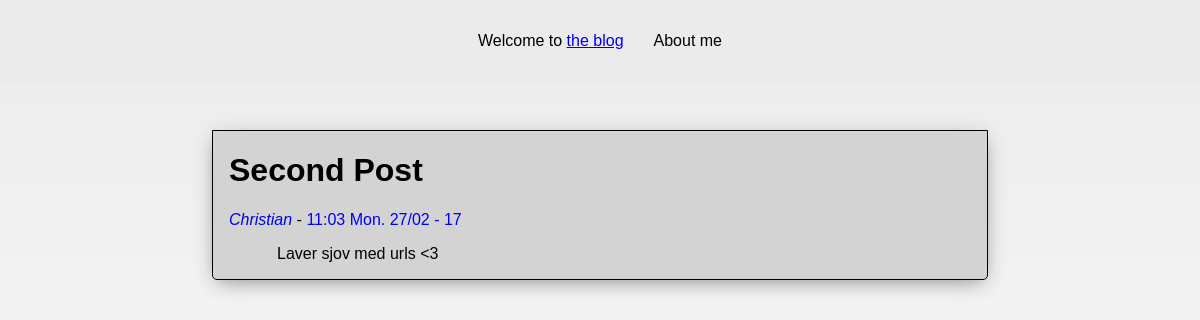
The app's page /post/2/sp with its own data.
### back/models.py (models this page shows, shortened)
class Post(models.Model):
    postId = models.AutoField(primary_key=True)
    title = models.CharField(max_length=255)
    shortTitle = models.CharField(max_length=20)
    created = models.DateTimeField(editable=False)
    published=models.DateTimeField()
    body = models.TextField()
    shortBody = models.TextField(blank=True);
    author=models.ForeignKey('Author', on_delete=models.CASCADE, blank=True, default=1)
    class Meta:
        verbose_name = "Post"
        verbose_name_plural = "Posts"
        ordering = ['-published']

class Author(models.Model):
    name = models.CharField(max_length=100) #Fulde navn
    description = models.TextField(blank=True) #En personlig beskrivelse
    latest = models.IntegerField(blank=True, null=True) #Postid af den seneste indlæg
    class Meta:
        verbose_name = 'Author'
        verbose_name_plural = 'Authors'

### blog/views.py (the view)
# urls.py: url(r'^post/([\w ]+)/.*', views.post),
def post(request, id):
    try:
        id = int(id)#page is passed as a string
        post = models.Post.objects.get(postId=id)
    except Exception as e:
        return HttpResponse("Post not found, or has not been created yet")
    return render(request, 'post.html', {'post':post})

### blog/templates/post.html (shortened to what this page needs)
{% extends "masterview.html" %}
{%block content%}
<div id="post">
<h1>{{post.title}}</h1>
<span class='byline'><a href="/author/{{post.author.id}}"><i class="postAuthor">{{post.author.name}}</i></a> - <a href="/post/{{post.postId}}/{{post.shortTitle}}">{{ post.published|date:"H:i D. d/m - y" }}</a> </span>
<div class="postBody">{{post.body|linebreaks}}</div>
</div>
{%endblock%}

### blog/static/css/style.css (style rules this page uses)
html { height: 100% }
body { margin: 0; background: linear-gradient(to bottom, #ebebeb, white); height: 100%; overflow-x: hidden; background-repeat: no-repeat; font-family: sans-serif; }

### blog/templates/post.html (style rules this page uses)
#post { border: 1px solid black; margin: 2em; padding-left: 1em; background-color: lightgray; box-shadow: 0px 5px 20px -5px gray; border-bottom-left-radius: 5px; border-bottom-right-radius: 5px; }
#post a { text-decoration: none; }
#post p { margin-left: 3em; }

### records on screen
Post: title "Second Post", author.name "Christian", published "11:03 Mon. 27/02 - 17", body "Laver sjov med urls <3"
